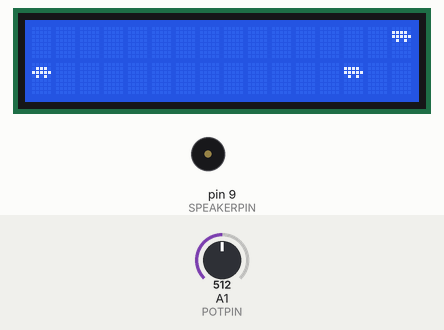
A sketch run on a simulated Arduino Uno, built with avr-gcc and run on an emulated ATmega328P. On the bench: 16×2 character LCD, buzzer (waves = sounding). The inputs (shaded band) are chosen by the test bench; at power-on: A1 (POTPIN) = 512. Random numbers use the default seed unless the sketch sets one.

Above: at 3.2 s.
3.3 s: A1 (POTPIN) set to 496
At 3.74 s:
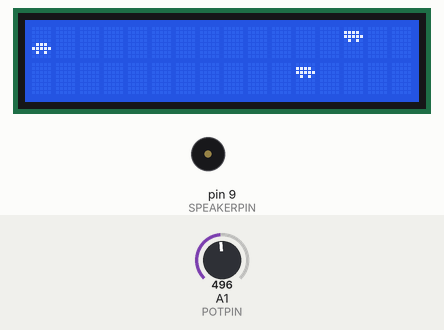
At 4.34 s:
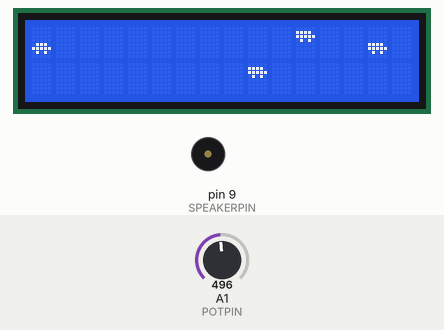
5.9 s: A1 (POTPIN) set to 716
At 8.2 s:
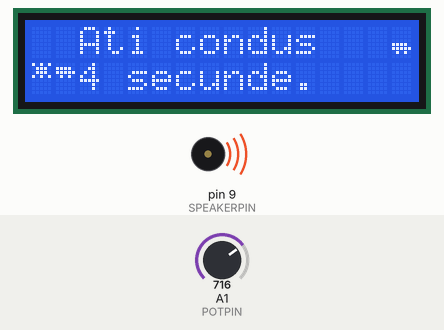
Timing chart, 0 to 9.7 s (numbered marks = the images above; inputs shaded):
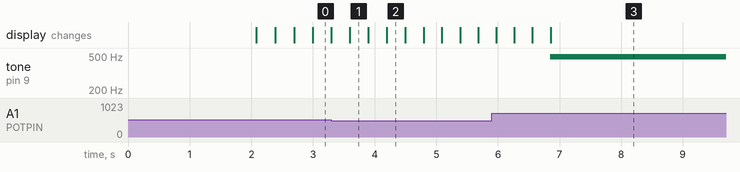

The sketch:

code.ino
```cpp
#include <LiquidCrystal.h>

LiquidCrystal lcd(2, 3, 4, 5, 6, 7, 8);

const int POTPIN = 1;
const int MAXPOT = 800;

const int SPEAKERPIN = 9; // buzzer

const int RANDSEEDPIN = 0;

const int MAXSTEPDURATION = 300;
const int MINSTEPDURATION = 150;

byte desene[6][8] = {
  // 1: camion sus
  { B00000,
    B01110,
    B11111,
    B01010,
    B00000,
    B00000,
    B00000,
    B00000}
  // 2: camion jos
  ,{B00000,
    B00000,
    B00000,
    B00000,
    B01110,
    B11111,
    B01010,
    B00000}
  // 3: obstacol sus
  ,{B00000,
    B11110,
    B11111,
    B01010,
    B00000,
    B00000,
    B00000,
    B00000}
  // 4: obstacol jos
  ,{B00000,
    B00000,
    B00000,
    B00000,
    B11110,
    B11111,
    B01010,
    B00000}
  // 5: accident sus
  ,{B10101,
    B01110,
    B01110,
    B10101,
    B00000,
    B00000,
    B00000,
    B00000}
  // 6: accident jos
  ,{B00000,
    B00000,
    B00000,
    B10101,
    B01110,
    B01110,
    B10101,
    B00000}
};

const int NCARPOSITIONS = 4;

const char BLANK=32;
char car2glyphs[NCARPOSITIONS][2] = {
  {1,BLANK},{2,BLANK},{BLANK,1},{BLANK,2}
};
char truck2glyphs[NCARPOSITIONS][2] = {
  {3,BLANK},{4,BLANK},{BLANK,3},{BLANK,4}
};
char crash2glyphs[NCARPOSITIONS][2] = {
  {5,BLANK},{6,BLANK},{BLANK,5},{BLANK,6}
};

const int ROADLEN = 15; // lungime LCD fara camion (16 - 1)
int road[ROADLEN]; // pozitia celorlalte masini
char road_buff[2+ROADLEN];
int road_index;
int car_pos;

const int MAXROADPOS = 3*NCARPOSITIONS;
int step_duration;

int crash;
unsigned int crashtime;
const int CRASHSOUNDDURATION = 250;

const char *INTRO1="Trafic intens";
const char *INTRO2="Condu prudent!";
const int INTRODELAY = 2000;

void setup()
{
  crash = crashtime = road_index = 0;
  step_duration = MAXSTEPDURATION;
  road_buff[1+ROADLEN] = '\0';
  randomSeed(analogRead(RANDSEEDPIN));
  for (int i=0; i<6; i++) {
    lcd.createChar(i+1,desene[i]);
  }
  for (int i=0; i<ROADLEN; i++) {
    road[i]=-1;
  }
  pinMode(SPEAKERPIN,OUTPUT);
  analogWrite(SPEAKERPIN,0);
  lcd.begin(16,2);
  getSteeringWheel();
  drawRoad();
  lcd.setCursor(1,0);
  lcd.print(INTRO1);
  lcd.setCursor(1,1);
  lcd.print(INTRO2);
  delay(INTRODELAY);
}

void loop() {
  unsigned long now = millis()-INTRODELAY;
  if (!crash) {
    getSteeringWheel();
    crash = (car_pos==road[road_index]);
  }
  if (crash) {
    if (!crashtime) {
      crashtime=now;
      drawRoad();
      lcd.setCursor(2,0);
      lcd.print("Ati condus");
      lcd.setCursor(2,1);
      lcd.print(now/1000);
      lcd.print(" secunde.");
    }
    if ((now-crashtime)<CRASHSOUNDDURATION) {
      analogWrite(SPEAKERPIN,random(255));
    }
    else {
      analogWrite(SPEAKERPIN,0);
    }
    delay(10);
  }
  else {

    int prev_pos = road[(road_index-1)%ROADLEN];
    int this_pos = random(MAXROADPOS);
    while (abs(this_pos-prev_pos)<2) {
      this_pos = random(MAXROADPOS);
    }
    road[road_index] = this_pos;
    road_index = (road_index+1)%ROADLEN;
    drawRoad();
    delay(step_duration);
    if (step_duration>MINSTEPDURATION) {
      step_duration--; // marim viteza daca jocul continua
    }
  }
}
void getSteeringWheel() {
  car_pos = map(analogRead(POTPIN),0,1024,0,NCARPOSITIONS);
}

void drawRoad() {
  for (int i=0; i<2; i++) {
    if (crash) {
      road_buff[0]=crash2glyphs[car_pos][i];
    }
    else {
      road_buff[0]=car2glyphs[car_pos][i];
    }
    for (int j=0; j<ROADLEN; j++) {
      int pos = road[(j+road_index)%ROADLEN];
      road_buff[j+1] = pos>=0 && pos<NCARPOSITIONS ? truck2glyphs[pos][i] : BLANK;
    }
    lcd.setCursor(0,i);
    lcd.print(road_buff);
  }
}
```

Measured:
- the behaviour switches between 512 and 511 on A1 (POTPIN) (found by bisection; images 0 and 1)
